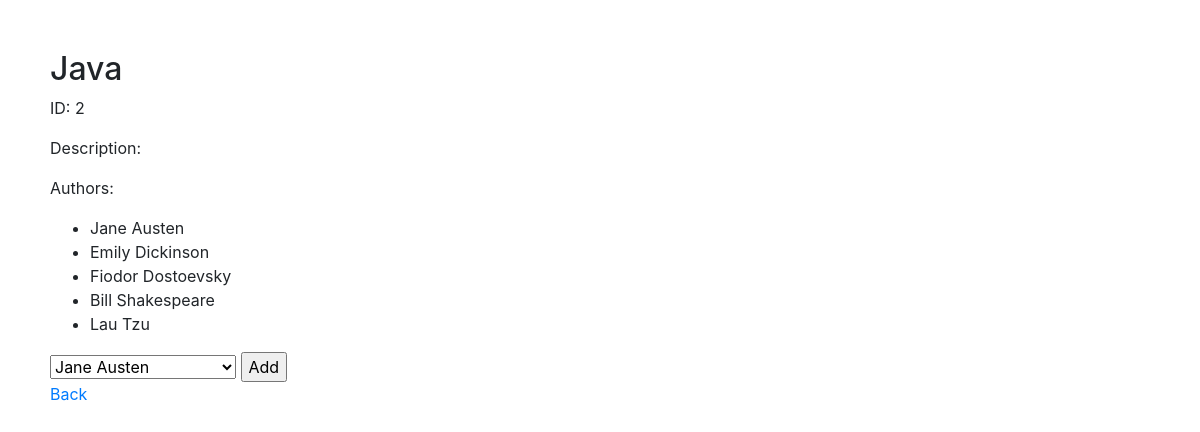
The page /books/2 on the database its author committed.
### books_authors_app/models.py (models this page shows, shortened)
class Book(models.Model):
    title = models.CharField(max_length=255)
    desc = models.TextField()
    created_at = models.DateTimeField(auto_now_add=True)
    updated_at = models.DateTimeField(auto_now=True)

class Author(models.Model):
    first_name=models.CharField(max_length=255)
    last_name=models.CharField(max_length=255)
    notes = models.TextField(default ="")
    books = models.ManyToManyField(Book, related_name="authors")
    created_at = models.DateTimeField(auto_now_add=True)
    updated_at = models.DateTimeField(auto_now=True)

### books_authors_app/views.py (the view)
# urls.py: path('books/<int:book_id>',views.book_info),# Muestra la pagina para un libro
def book_info(request,book_id):
    context ={
        'books': Book.objects.get(id=book_id),
        'authors':Book.objects.get(id=book_id).authors.all(),
        'all_authors': Author.objects.all()
    }
    return render(request,"book_info.html",context)

### books_authors_app/templates/book_info.html (shortened to what this page needs)
<!DOCTYPE html>
    <html>
    <head>
        <link rel="stylesheet" href="https://stackpath.bootstrapcdn.com/bootstrap/4.2.1/css/bootstrap.min.css">
    </head>
    <body>
        <div>
            <h2>{{ books.title }}</h2>
            <p>ID: {{ books.id }}</p>
            <p>Description: {{ books.desc }}</p>
            <p>Authors:</p>
            <ul>
                {% for author in authors %}
                <li>{{ author.first_name }} {{ author.last_name }}</li>
                {% endfor %}
            </ul>
        <div>
            <form action="/add_authors/{{ books.id }}" method="post">
                <select name="author_to_add">
                    {% for author in all_authors %}
                    <option value="{{ author.id }}">
                        {{ author.first_name }} {{ author.last_name }}
                    </option>
                    {% endfor %}
                </select>
                <input type="submit" value="Add">
            </form>
        </div>
        <a href="/">Back</a>
    </body>
</html>

### books_authors_app/templates/book_info.html (style rules this page uses)
body { margin: 50px; }
div, a { display: inline-block; vertical-align: top; }
div { width: 500px; margin-right: 200px; }

### rows shown on the page
Book: title "Java", id "2"
Author: first_name "Jane", last_name "Austen"
Author: first_name "Emily", last_name "Dickinson"
Author: first_name "Fiodor", last_name "Dostoevsky"
Author: first_name "Bill", last_name "Shakespeare"
Author: first_name "Lau", last_name "Tzu"

### other values the page prints
form field author_to_add "Jane Austen"
